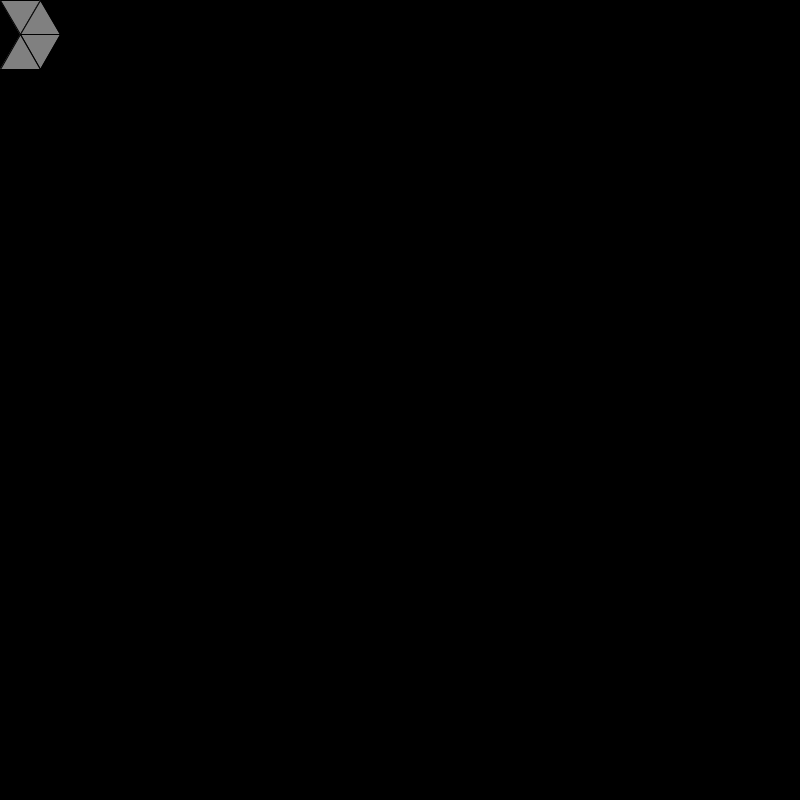
Frame 1 (no input)
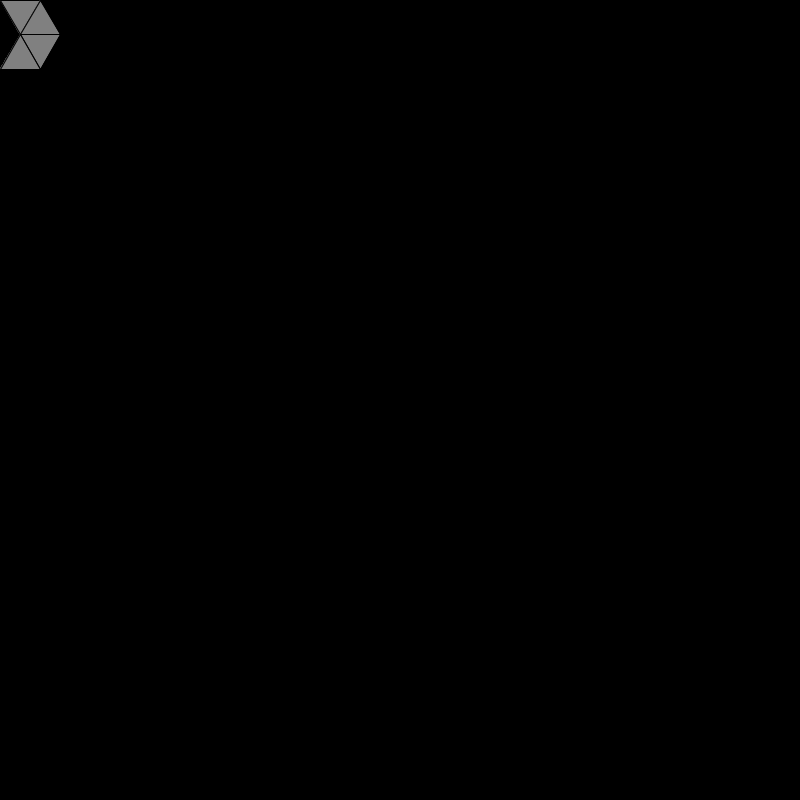
Frame 60 (the mouse pressed at the canvas centre just before this capture)
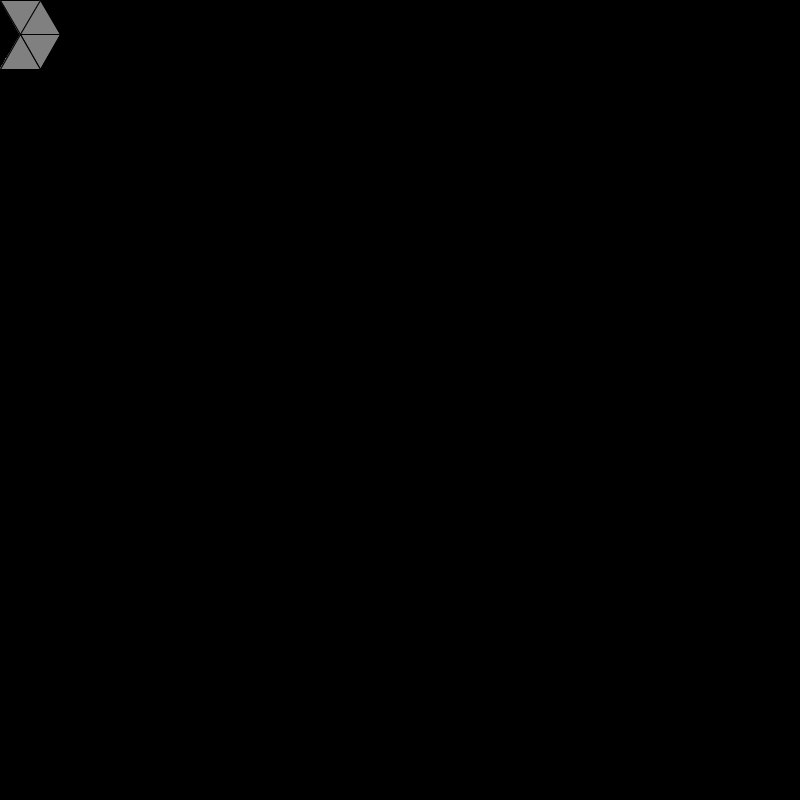
Frame 120 (the mouse held since frame 60 and released just before this capture)

The Processing sketch that drew these frames (run headless with seeded random() and noise(); from frame 60 on, the mouse is pressed at the canvas centre):

// Processing sketch: triangle_walker
// ── triangle_walker.pde
// triangle tesselation
// author: dennis goldschmidt
// date: 11 Aug 2017
// ---
// Draw tesselated triangles as objects
// ---

ArrayList<Triangle> tris = new ArrayList<Triangle>();
Triangle head;
int a = 40;       // Size of triangle
float b = sqrt(3)*a/2; // Height of triangle
int i, j;
int active;
float rows, cols;

void setup (){
  size(800, 800);
  background(0);
  frameRate(60);
  rows = 2;//height/b
  cols = 1;//width/a
  for (int row=0;row<rows;row++){
    for (int col=0;col<cols;col++){
      tris.add(new Triangle(row,col,a,false));
      tris.add(new Triangle(row,col,a,true));
    }
  }
  int total = tris.size();
  println("The total number of triangles is: " + total);
  i=10;
  j=10;
  for (int k=0; k<tris.size(); k++) {
    Triangle tri = tris.get(k);
    //println("The position of triangle is: " + tri.row +", " + tri.col);
    if (tri.col == j) {
      if (tri.row == i) {
        println("The position of triangles is: " + i +", " + j);
      }
    }
  }
}

void draw (){
  println("The position of walker is: " + i +", " + j);
  for (int k=0; k<tris.size(); k++) {
    Triangle tri = tris.get(k);
    if (tri.col == j) {
      if (tri.row == i) {
        active = k;
        println("The position of triangle is: " + i +", " + j);
        tri.active(color(color(255,22,22)));
      }
    }
    tri.show();
  }

  //Triangle tri = tris.get(active);
  ////random walk
  //int choice = int(random(2)); // random choice of 0,1,2
  //println("Random choice: " + choice);
  //if (choice==0) {
  //  j--;
  //}
  //else if (choice==1) {
  //  if (tri.down) {
  //    i++;
  //    j+=i%2;
  //    j-=(i+1)%2;
  //  }
  //  else {
  //    i--;
  //    j+=i%2;
  //    j-=(i+1)%2;
  //  }
  //}
  //else {
  //  j++;
  //}
}

void keyPressed() {
  if (key == CODED) {
    Triangle tri = tris.get(active);
    if (keyCode == DOWN) {
      i++;
      j+=i%2;
      j-=(i+1)%2;
    } else if (keyCode == UP) {
      i--;
      j+=i%2;
      j-=(i+1)%2;
    } else if (keyCode == LEFT){
    j--;
  } else if (keyCode == RIGHT){
    j++;
  }
  } 
  
}
// ── triangle.pde
// triangle class
class Triangle{
  PVector p1, p2, p3;
  color mycolor;
  float b;
  boolean down;
  int row, col; 
  
  Triangle(int j, int i, int a, boolean reversed) {
    down = reversed;
    b = sqrt(3)*a/2; // Height of triangle
    row = j;
    if(!reversed){
      col = 2*i;
    }
    else{
      col = 2*i+1-2*((j+1)%2);
    }
    mycolor=color(128);
    if(!reversed){
      p1 = new PVector(i*a+(a/2)*(j%2), (j)*b);
      p2 = new PVector((i+0.5+0.5*(j%2))*a, (j+1)*b);
      p3 = new PVector((i+1+0.5*(j%2))*a, (j)*b);
    }
    else{
      p1 = new PVector(i*a+(a/2)*((j+1)%2), (j+1)*b);
      p2 = new PVector((i+0.5+0.5*((j+1)%2))*a, j*b);
      p3 = new PVector((i+1+0.5*((j+1)%2))*a, (j+1)*b);
    }
  }
  void active(color newcolor){
     mycolor = newcolor;
  }
  void inactive(){
     mycolor = color(0,0,0);
  }
  void show(){
    fill(mycolor);
    //fill(color(random(255), random(255), random(255)));
    triangle(p1.x, p1.y, p2.x, p2.y, p3.x, p3.y);
  }
}
// ── walker.pde
//ArrayList<Triangle> tris = new ArrayList<Triangle>();
int choice;
